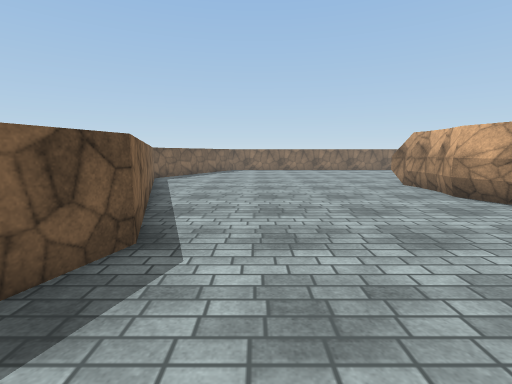
view 1 (above)

20 first-person views from a walk through a Unity game level. The camera is 1.5 m above the floor, tilts 8° down and sees 85° across. The floor is counted in squares, 1 m on a side. Each view is taken from the middle of a square. On the plan, view 1 faces up. The plan holds only what a view shows up to about 14 squares ahead; the rest is blank. The place goes on beyond the plan. Surface patterns are stand-ins for the level's own textures.

view 2
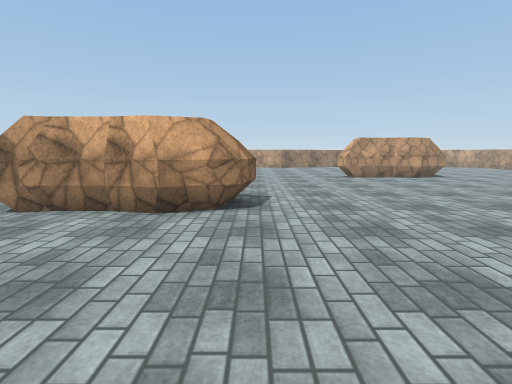

view 3
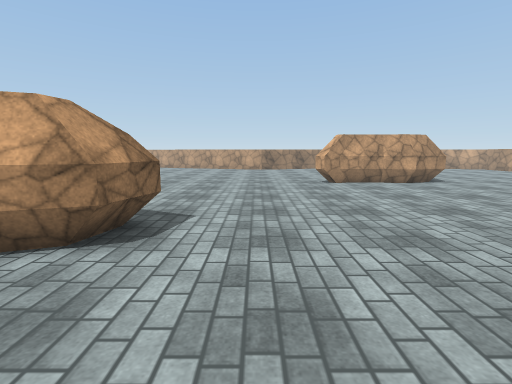

view 4
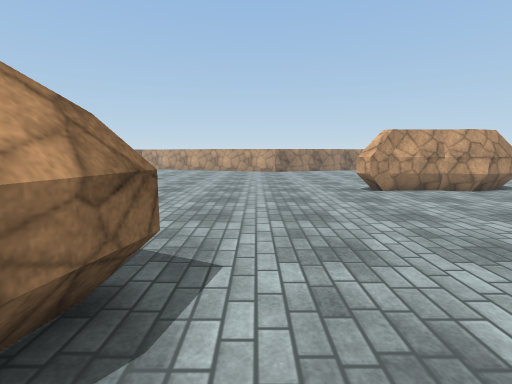

view 5
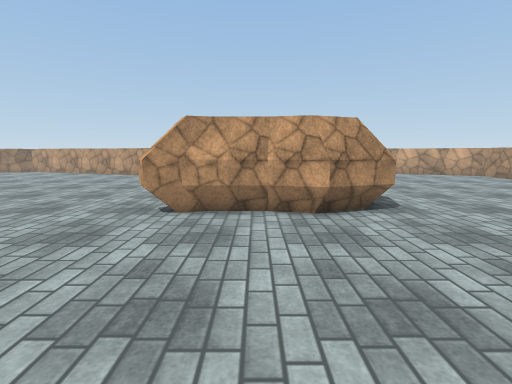

view 6
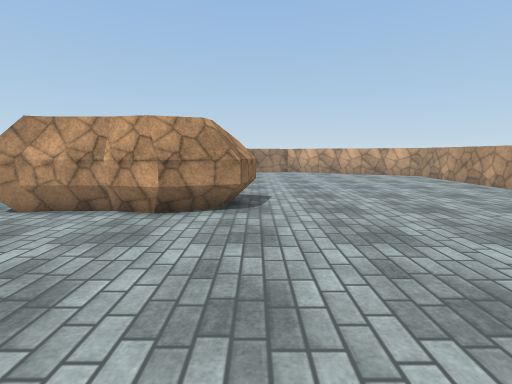

view 7
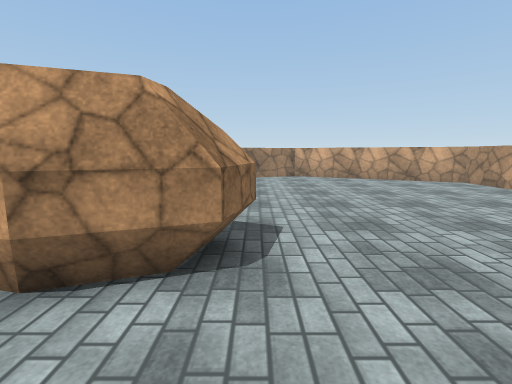

view 8
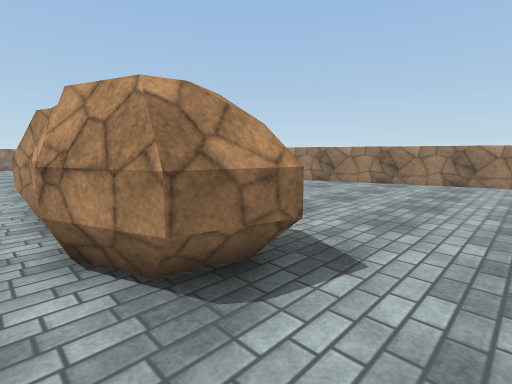

view 9
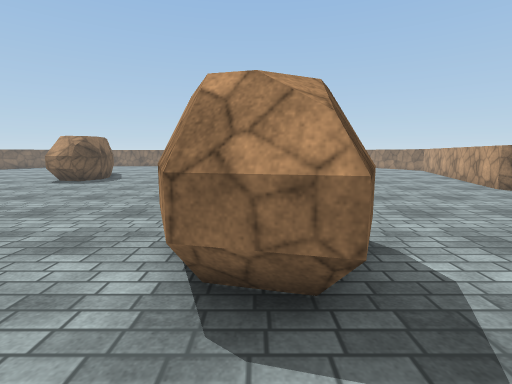

view 10
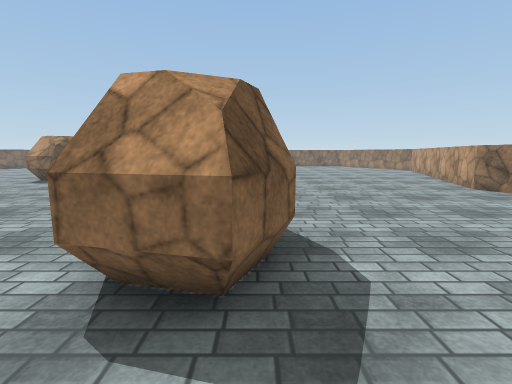

view 11
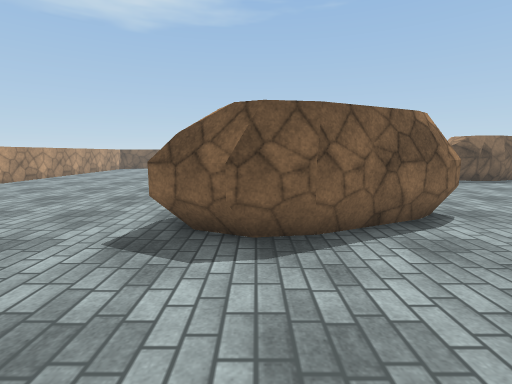

view 12
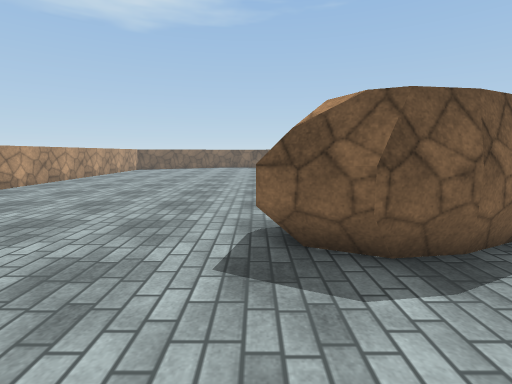

view 13
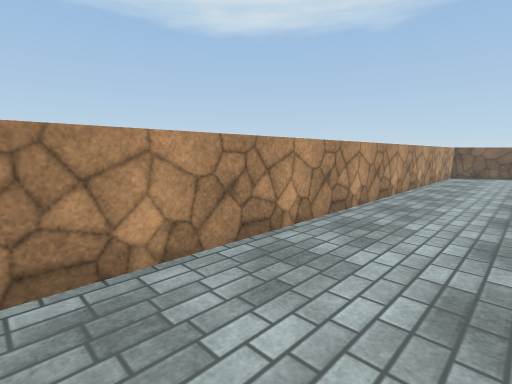

view 14
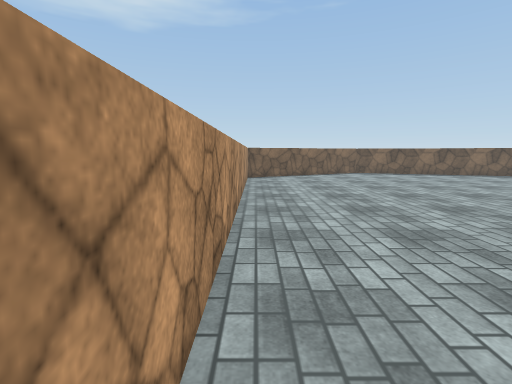

view 15
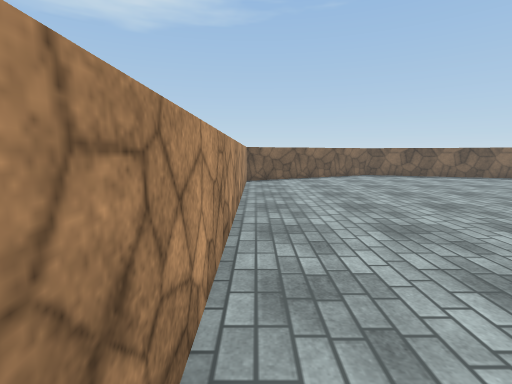

view 16
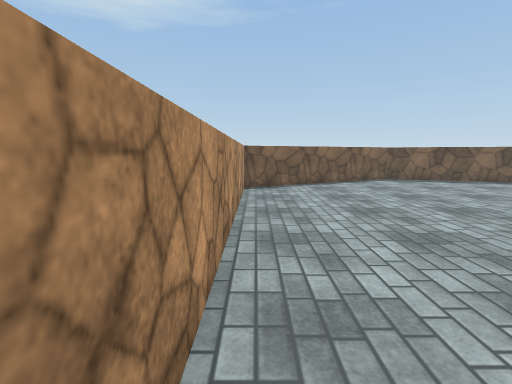

view 17
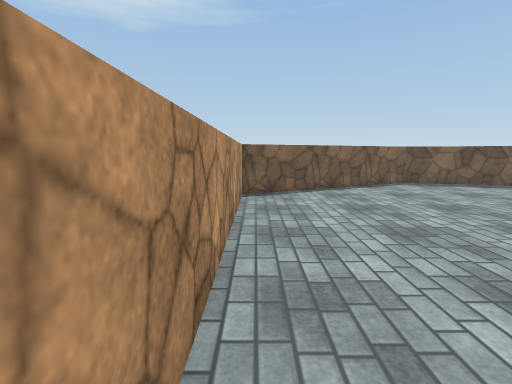

view 18
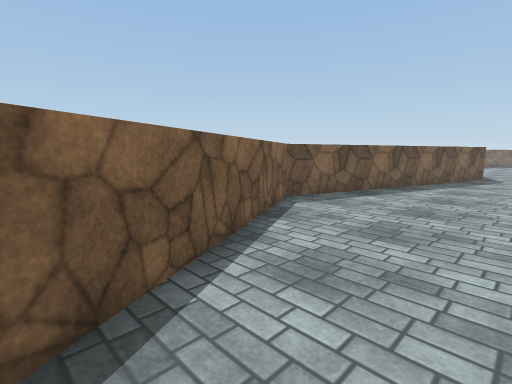

view 19
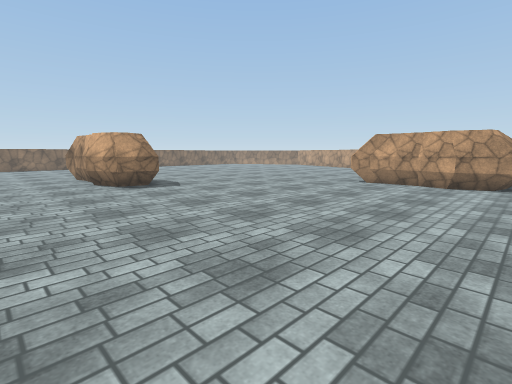

view 20
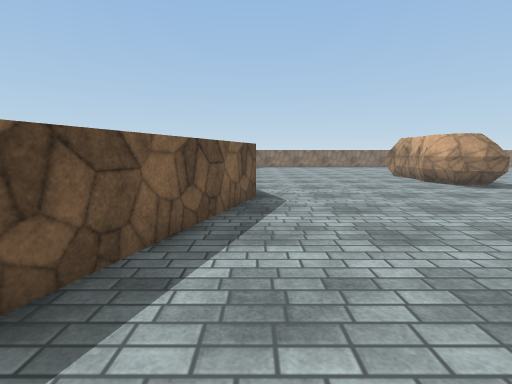

### Floor plan
Key: @ floor where view 1 was taken; # wall or solid block; . floor; ^ raised ledge; O other object.
Columns run from 6 left of view 1 to 32 right of it. Each row starts with its distance up from view 1.
 14   ...........O
 13  #...........O
 12  #...........O
 11  ##..........O               ..
 10   #..........O         .... ...
  9   #..........O  ..  ...........
  8   ##.........OOO...............
  7    #..........OO...................#
  6    #...............................#
  5    ##.............................##
  4    ##.............................##
  3    #...............................#
  2    #...................O..........
  1   ##...................OO.........
  0   #...@................OO..........
 -1   #....................OOO..........#
 -2  ##....................O O..........##
 -3  #.....................O O...........#
 -4  #.....................OOO...........#
 -5 ##......................OO...........##
 -6 #...........   .......................#
 -7 #............. ....................
 -8 #..................................
 -9 ##.................................
-10  #.................................
-11  ##................................
-12   #................................
-13   ##...............................
-14    #..................... .........
-15    ##....................  .......#
-16      ^^^^^^^^^^^^^^^^^^^^   ^^^ ^^^

Positions as (right, up) in squares from view 1, and headings:
1: (0, 0), facing up
2: (0, 7), facing right
3: (3, 5), facing right
4: (6, 6), facing right
5: (10, -1), facing right
6: (10, -5), facing right
7: (14, -5), facing right
8: (16, -7), facing up-right
9: (18, -7), facing up
10: (19, -7), facing up
11: (24, -3), facing left
12: (23, -5), facing left
13: (18, -12), facing down-left
14: (15, -15), facing left
15: (13, -15), facing left
16: (10, -15), facing left
17: (8, -15), facing left
18: (0, -15), facing up-left
19: (3, -5), facing up-right
20: (-2, -5), facing up
